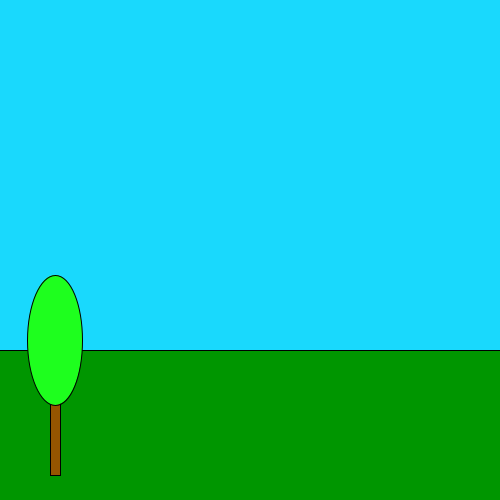
Frame 1 (no input)
Frame 60 (the mouse pressed at the canvas centre just before this capture): identical to frame 1, image omitted
Frame 120 (the mouse held since frame 60 and released just before this capture): identical to frame 1, image omitted

The Processing sketch that drew this single still picture (run headless with seeded random() and noise(); from frame 60 on, the mouse is pressed at the canvas centre):

// Processing sketch: Chapter9Assignment9
// ── Chapter9Assignment9.pde
void setup(){
  size(500,500);
}

void draw(){
  background(25,217,253);
  ground();
  Tree(50,350,10,125,55,340,55,130);
}
void ground(){
  fill(0,150,0);
  rect(-10,350,510,160);
}

void Tree(int a, int b, int c ,int d, int e, int f, int g, int h){
  fill(149,85,0);
  rect(a,b,c,d);
  fill(30,255,30);
  ellipse(e,f,g,h);
}
